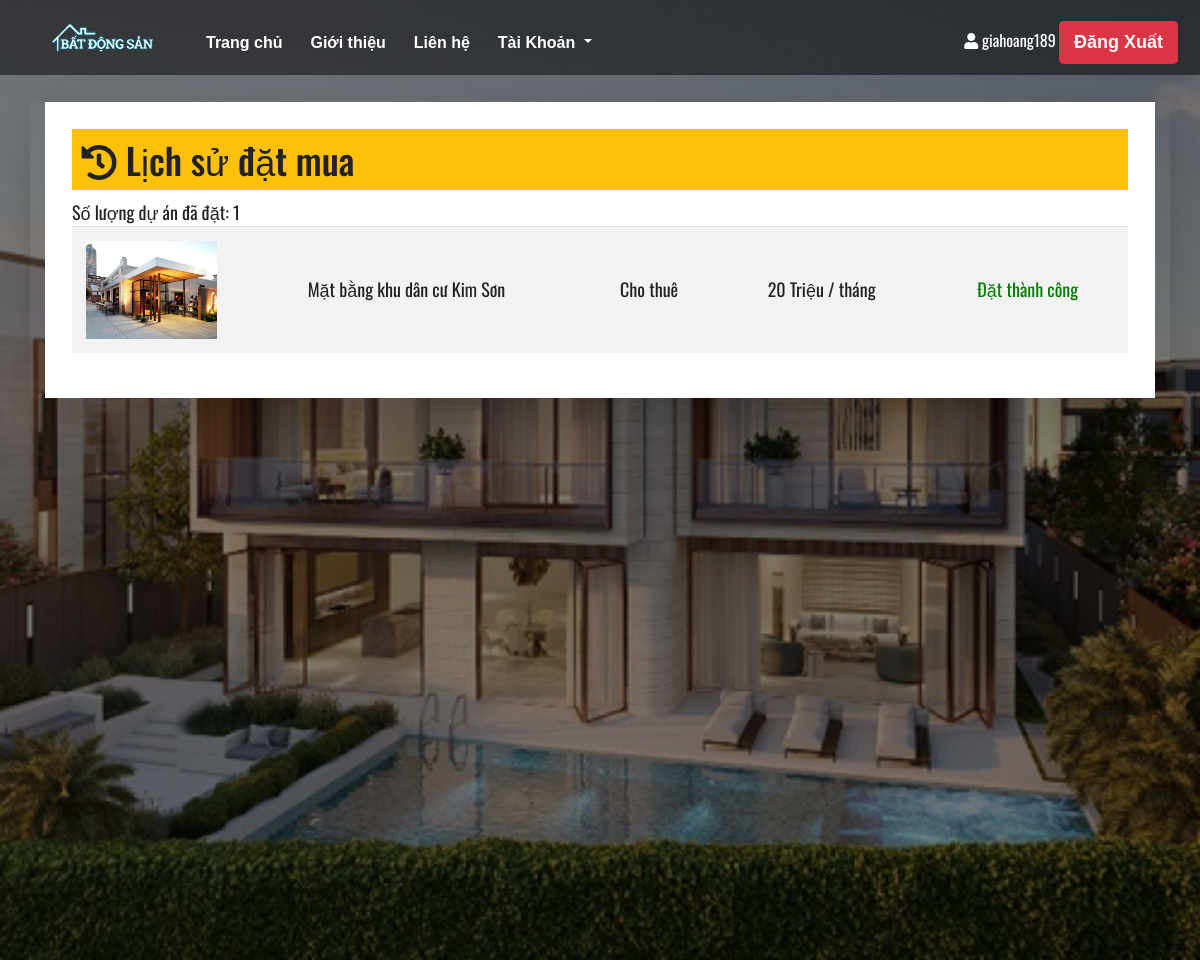
Page /view/history_order.php (signed in) on the committed database.
### tables this page shows
CREATE TABLE `project` (
  `Project_id` varchar(11) NOT NULL,
  `Name` varchar(150) NOT NULL,
  `Investor` varchar(50) NOT NULL,
  `Location` varchar(150) NOT NULL,
  `Area` float NOT NULL,
  `Description` varchar(200) NOT NULL,
  `Image` varchar(200) NOT NULL,
  `Kind_purchase` varchar(50) NOT NULL,
  `Classify` varchar(50) NOT NULL,
  `Price` float NOT NULL,
  `Unit` varchar(50) NOT NULL,
  `State` tinyint(1) NOT NULL,
  `Type` varchar(50) NOT NULL,
  `Region_id` varchar(11) NOT NULL
);

### model/get_history_order.php (called while the page is built, shortened)
<?php
    require ('connection.php');
    $user_id = $_SESSION['account'][0];
    $sql = "SELECT * FROM `Order project` INNER JOIN `Project` ON `Order project`.Project_id = Project.Project_id WHERE
            User_id = $user_id;";
    $result = $conn->query($sql);
    $order = array();
    if ($result->num_rows > 0) {
        while($row = $result->fetch_assoc()) {
            $order[] = ["User_id"=>$row["User_id"],"Project_id"=>$row["Project_id"],
                "Name"=>$row["Name"],"Image"=>$row["Image"], "Kind_purchase"=>$row["Kind_purchase"], "Price"=>$row["Price"],
                "Unit"=>$row["Unit"],"State"=>$row["State"], "State_order"=>$row["State_order"]];
        }
    }
?>

### view/history_order.php (the view, shortened to what this page needs)
<?php
    require('../model/get_history_order.php');
    $history_order = $order;
?>
<!DOCTYPE html>
<html>
<head>
	<link rel="stylesheet" href="https://maxcdn.bootstrapcdn.com/bootstrap/4.1.3/css/bootstrap.min.css">
    <link rel="stylesheet" href="https://use.fontawesome.com/releases/v5.15.4/css/all.css">
    <link href="./css/style_history_order.css" rel="stylesheet">
</head>
<body>
    <div class="menu">
        <nav class="navbar navbar-expand-lg navbar-light">
            <div class="logo"><img src="images/logo.png" alt=""></div>
            <div class="collapse navbar-collapse" id="navbarSupportedContent">
                <ul class="navbar-nav mr-auto ">
                    <li class="nav-item">
                        <a class="nav-link" href="customer.php">Trang chủ <span class="sr-only">(current)</span></a>
                    </li>
                    <li class="nav-item">
                        <a class="nav-link" href="introduce.php">Giới thiệu</a>
                    </li>
                    <li class="nav-item">
                        <a class="nav-link disabled" href="contact.php">Liên hệ</a>
                    </li>
                    <li class="nav-item dropdown">
                        <a class="nav-link dropdown-toggle" href="#" id="navbarDropdown" role="button" data-toggle="dropdown" aria-haspopup="true" aria-expanded="false">
                            Tài Khoản
                        </a>
                    </li>
                </ul>
                <ul class="navbar-nav mr-1">
                    <li class="nav-item">
                        <i class="fas fa-user" style="color:white"></i><span style="color:white"> <?php echo $_SESSION['account'][1];?> </span>
                        <a class="btn btn-danger" href="..\controller\logout_controller.php" role="button">Đăng Xuất</a>
                    </li>
                </ul>
            </div>
        </nav>
        <div class="container mt-4 shadow-lg">
            <div class="form-area p-4">
                <h2 class="bg-warning p-2"><i class="fas fa-history"></i> Lịch sử đặt mua</h2>
                <div class="panel-body">
                    <?php
                        echo '<div>Số lượng dự án đã đặt: '.count($history_order).'</div>';
                    ?>
                    <table class="table table-striped table-list">
                        <tbody>
                            <?php
                                foreach($history_order as $item){
                                    if($item['State_order'] == 1){
                                        $state = '<td style="color:green">Đặt thành công</td>';
                                    } else {
                                        $state = '<td style="color:red">Chưa duyệt</td>';
                                    }
                                    echo '<tr>
                                            <td class="project_image">
                                                <img src="'.$item['Image'].'" alt="">
                                            </td>
                                            <td>'.$item['Name'].'</td>
                                            <td>'.$item['Kind_purchase'].'</td>
                                            <td>'.$item['Price'].' '.$item['Unit'].'</td>'.
                                            $state.
                                        '</tr> ';
                                }
                            ?>
                        </tbody>
                    </table>
                </div>
            </div>
        </div>
    </div>
</body>
</html>

### view/css/style_history_order.css (style rules this page uses)
html, body { width: 100%; height: 100%; font-family: 'Oswald', sans-serif; font-size: 18px; color: #222; }
.menu { background: linear-gradient(to top, rgba(0,0,0,0.5)50%,rgba(0,0,0,0.5)50%), url(../images/temp.jpg); background-position: center; background-size: cover; min-height: 120vh; }
.navbar { background: linear-gradient(to top, rgba(0,0,0,0.5)50%,rgba(0,0,0,0.5)50%); width: 100%; height: 75px; margin: auto; }
.navbar li a { text-decoration: none; color: #fff !important; font-family: Arial !important; font-weight: bold !important; transition: 0.4s ease-in-out !important; }
ul { float: left; display: flex; }
ul li { list-style: none; margin-left: 10px; margin-top: 10px; font-size: 16px; }
ul li a { text-decoration: none; color: #fff; font-family: Arial; font-weight: bold; transition: 0.4s ease-in-out; }
.form-area { background: #fff; }
.form-area td { text-align: center; vertical-align: middle; }
.project_image { width: 15%; }
.project_image img { width: 100%; }

### rows in the picture
order project: Project.Image (picture), Project.Name "Mặt bằng khu dân cư Kim Sơn", Project.Kind_purchase "Cho thuê", Project.Price "20", Project.Unit "Triệu / tháng", State_order "Đặt thành công"

### other values in the picture
$_SESSION['account'][1] "giahoang189"
count($history_order) "1"
